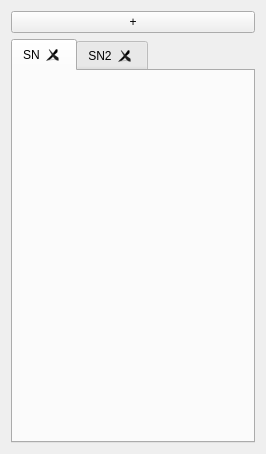
<?xml version="1.0" encoding="UTF-8"?>
<ui version="4.0">
 <class>QtSurfaceRenderer</class>
 <widget class="QWidget" name="QtSurfaceRenderer">
  <property name="geometry">
   <rect>
    <x>0</x>
    <y>0</y>
    <width>266</width>
    <height>454</height>
   </rect>
  </property>
  <property name="windowTitle">
   <string>Form</string>
  </property>
  <layout class="QVBoxLayout" name="verticalLayout">
   <item>
    <widget class="QPushButton" name="pushbuttonAddTab">
     <property name="text">
      <string>+</string>
     </property>
    </widget>
   </item>
   <item>
    <widget class="QTabWidget" name="tabWidgetSurface">
     <property name="currentIndex">
      <number>0</number>
     </property>
     <property name="elideMode">
      <enum>Qt::ElideNone</enum>
     </property>
     <property name="tabsClosable">
      <bool>true</bool>
     </property>
     <widget class="QWidget" name="tab">
      <attribute name="title">
       <string>SN</string>
      </attribute>
      <zorder>pushbuttonAddTab</zorder>
     </widget>
     <widget class="QWidget" name="tab_2">
      <attribute name="title">
       <string>SN2</string>
      </attribute>
     </widget>
    </widget>
   </item>
  </layout>
 </widget>
 <resources/>
 <connections/>
</ui>
